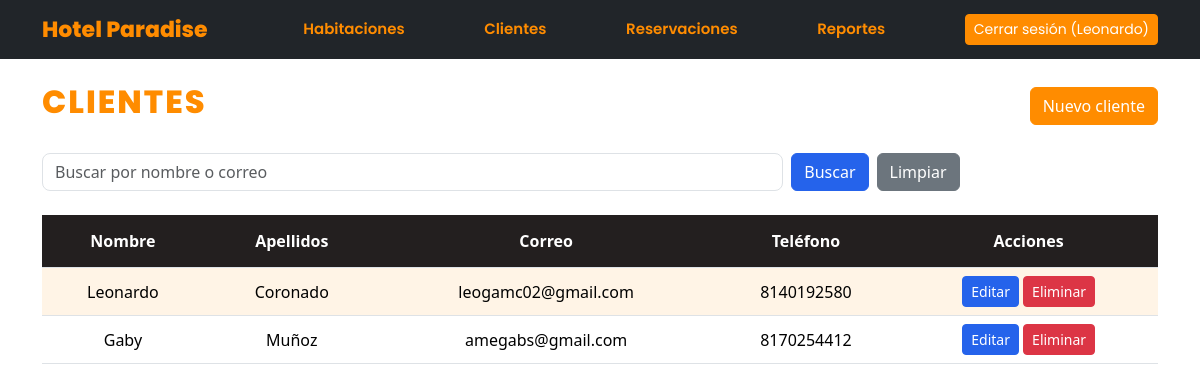
Page /clientes/ (signed in) on the earlier database version.
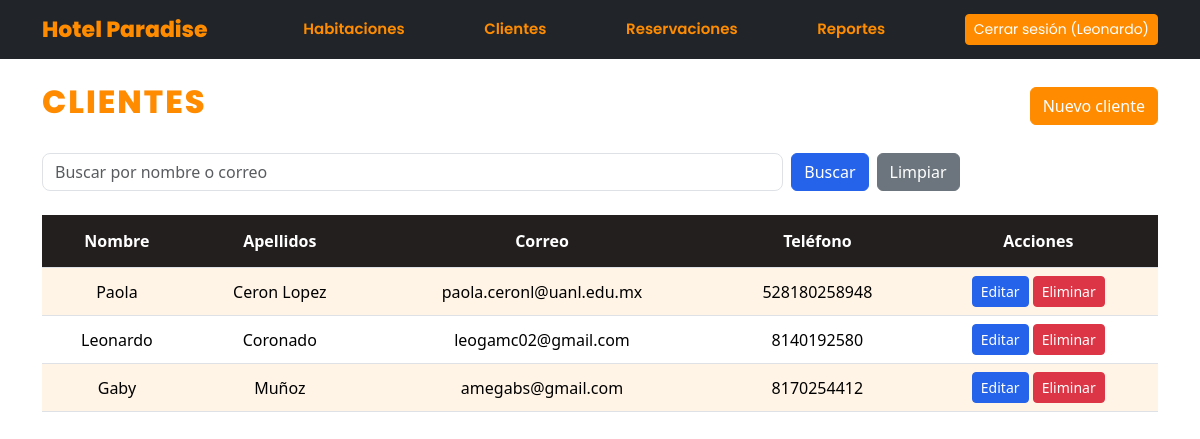
Same page on the later database version.
### clientes/models.py (models this page shows, shortened)
class Cliente(models.Model):
    nombre = models.CharField(max_length=100)
    apellidos = models.CharField(max_length=150)
    correo = models.EmailField(unique=True)
    telefono = models.CharField(max_length=20)
    fecha_registro = models.DateTimeField(auto_now_add=True)
    class Meta:
        ordering = ['apellidos', 'nombre']
        verbose_name = 'Cliente'
        verbose_name_plural = 'Clientes'

### clientes/views.py (the view)
# urls.py: path('', views.lista_clientes, name='lista'),
@login_required
def lista_clientes(request):
    clientes = Cliente.objects.all()
    q = request.GET.get('q', '').strip()
    if q:
        clientes = clientes.filter(Q(nombre__icontains=q) | Q(correo__icontains=q))
    contexto = {
        'clientes': clientes,
        'q': q,
    }
    return render(request, 'clientes/lista.html', contexto)

### clientes/templates/clientes/lista.html (shortened to what this page needs)
{% extends 'base.html' %}
{% block content %}
<div class="d-flex justify-content-between align-items-center mb-4">
    <h1 class="titulo-habitaciones">Clientes</h1>
    <a href="{% url 'clientes:crear' %}" class="btn btn-primary">Nuevo cliente</a>
</div>
<form method="GET" class="row g-2 mb-4">
    <div class="col-md-8">
        <input
            type="text"
            name="q"
            class="form-control"
            placeholder="Buscar por nombre o correo"
            value="{{ q }}"
        >
    </div>
    <div class="col-md-4 d-flex gap-2">
        <button type="submit" class="btn btn-buscar">Buscar</button>
        <a href="{% url 'clientes:lista' %}" class="btn btn-limpiar">Limpiar</a>
    </div>
</form>
<table class="table text-center align-middle">
    <thead>
        <tr>
            <th>Nombre</th>
            <th>Apellidos</th>
            <th>Correo</th>
            <th>Teléfono</th>
            <th>Acciones</th>
        </tr>
    </thead>
    <tbody>
        {% for cliente in clientes %}
        <tr>
            <td>{{ cliente.nombre }}</td>
            <td>{{ cliente.apellidos }}</td>
            <td>{{ cliente.correo }}</td>
            <td>{{ cliente.telefono }}</td>
            <td>
                <a href="{% url 'clientes:editar' cliente.pk %}" class="btn btn-sm btn-warning">Editar</a>
                <a href="{% url 'clientes:eliminar' cliente.pk %}" class="btn btn-sm btn-danger">Eliminar</a>
            </td>
        </tr>
        {% empty %}
        <tr>
            <td colspan="5" class="text-center">No hay clientes registrados.</td>
        </tr>
        {% endfor %}
    </tbody>
</table>
{% endblock %}

Differences in the rows shown:
added Cliente: nombre "Paola", apellidos "Ceron Lopez", correo "paola.ceronl@uanl.edu.mx", telefono "528180258948"
